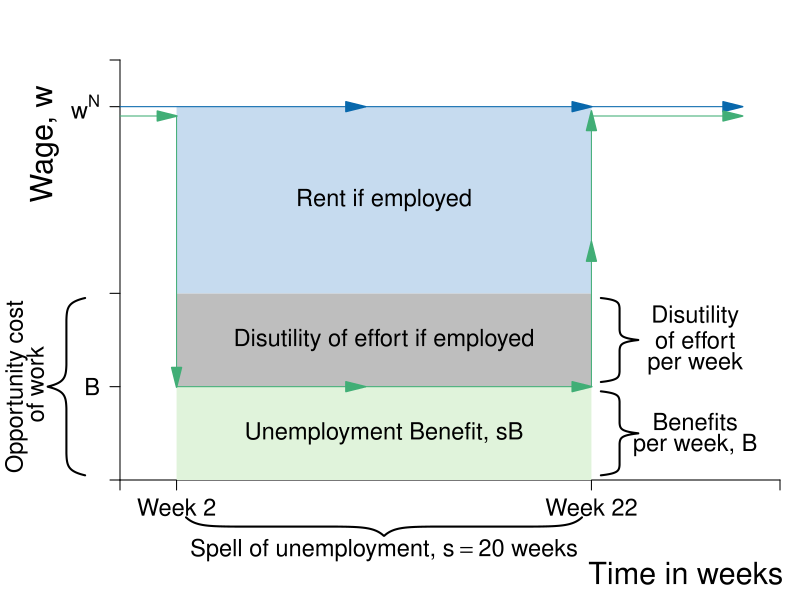

Write the R code that produced this figure.
#Graph Designer: Simon Halliday
#Authors: Bowles, Foley and Halliday
#Title: Coordination, Conflict and Competition: A Text in Microeconomics

library(shape)
library(extrafont)
library(pBrackets)
pdf(file = "employment/employment_rents_newstart.pdf", width = 8, height = 6)

#Set parameters for graphics
axislabelsize <- 1.8
labelsize <- 1.4
namesize <- 1.8
annotatesize <- 1.5
graphlinewidth <- 2
segmentlinewidth <- 1.5

COL <- c("#7fc97f", "#beaed4", "#fdc086", "#ffff99", "#386cb0", "#f0027f", "#bf5b17", "#666666")
COLA <- c("#e0f3db", "#99d8c9","#66c2a4","#41ae76", "#238b45", "#005824")
COLB <- c("#c6dbef", "#4eb3d3", "#2b8cbe", "#0868ac","#084081")
grays <- gray.colors(25, start = 1, end = 0)

#Edited the margins to cater for the larger LHS labels
par(mar =  c(6, 6, 1, 1))

PCFn <- function(delta, mu = 0.5) {
  delta/mu
}

isoreturnFn <- function(delta, pi = 0.125) {
  1 - (pi)/delta
}

xlims <- c(0, 0.7)
ylims <- c(0, 0.9)

plot(0, 0, xlim = xlims, ylim = ylims, type = "n",
     xlab = expression(paste("")),
     ylab = expression(paste("")), 
     xaxt = "n", 
     yaxt = "n", 
     cex.lab = axislabelsize, 
     bty = "n", 
     xaxs="i", 
     yaxs="i"
)


# ticksy <- seq(from = 0, to = ylims[2], by = 1)
# ylabels <- seq(from = 0, to = ylims[2], by = 1)
#ticksx <- seq(from = 0, to = xlims[2], by = 1)
# xlabels <- seq(from = 0, to = xlims[2], by = 1)
ticksy <- c(ylims[1], 0.2, 0.4, 0.8, ylims[2])
ylabels <- c(NA, expression(paste(B)), NA, expression(paste(w^N)), NA)
ticksx <- c(xlims[1], 0.06, 0.5, xlims[2])
xlabels <- c(NA, expression("Week 2"), expression("Week 22"), NA)

axis(1, at = ticksx, pos = 0, labels = xlabels, ticks = FALSE, cex.axis = labelsize)
axis(2, at = ticksy, pos = 0, labels = ylabels, las = 1, cex.axis = labelsize)

Arrows(0, 0, xlims[2], 0, col = "black", lty = 1, col = COLB[4] , arr.xpd = TRUE, arr.type = "triangle", arr.lwd = segmentlinewidth)

npts <- 500 
xx1 <- seq(xlims[1], xlims[2], length.out = npts)
xx2 <- seq(0, xlims[2], length.out = npts)
xx3 <- seq(1.5, 2.5, length.out = npts)
xx4 <- seq(3, 5, length.out = npts)
xx5 <- seq(7, 9, length.out = npts)

#Draw the polygon for feasibility
xpoly1 <- c(0.06, 0.5, 0.5, 0.06, 0.06)
ypoly1 <- c(0, 0, 0.2, 0.2, 0)
polygon(x = xpoly1, y = ypoly1, col=COLA[1], density=NULL, border = NA)

xpoly2 <- c(0.06, 0.5, 0.5, 0.06, 0.06)
ypoly2 <- c(0.2, 0.2, 0.4, 0.4, 0.2)
polygon(x = xpoly2, y = ypoly2, col="gray", density=NULL, border = NA)

xpoly3 <- c(0.06, 0.5, 0.5, 0.06, 0.06)
ypoly3 <- c(0.4, 0.4, 0.8, 0.8, 0.4)
polygon(x = xpoly3, y = ypoly3, col=COLB[1], density=NULL, border = NA)

#Label the feasible frontier
text(0.28, 0.3, expression("Disutility of effort if employed"), cex = labelsize)
text(0.28, 0.1, expression(paste("Unemployment Benefit, ", s*B)), cex = labelsize)
text(0.28, 0.6, expression("Rent if employed"), cex = labelsize)

#Braces for labels
brackets(x1 = 0.51, y1 = 0.39, x2 = 0.51, y2 = 0.21,  ticks = 0.5, curvature = 0.5, type = 1, 
         col = "black", lwd = 2, lty = 1, xpd = FALSE)

text(0.61, 0.35, expression("Disutility"), cex = labelsize,xpd = TRUE)
text(0.61, 0.30, expression("of effort"), cex = labelsize,xpd = TRUE)
text(0.61, 0.25, expression("per week"), cex = labelsize,xpd = TRUE)
#text(0.62, 0.22, expression("of time"), cex = labelsize,xpd = TRUE)

brackets(x1 = 0.51, y1 = 0.19, x2 = 0.51, y2 = 0.01,  ticks = 0.5, curvature = 0.5, type = 1, 
         col = "black", lwd = 2, lty = 1, xpd = FALSE)

text(0.61, 0.125, expression("Benefits"), cex = labelsize,xpd = TRUE)
text(0.61, 0.075, expression("per week, B"), cex = labelsize,xpd = TRUE)
#text(0.62, 0.04, expression("of time"), cex = labelsize,xpd = TRUE)

#Axis labels
text(0.6, -0.2 , expression(paste("Time in weeks")), xpd = TRUE, cex = axislabelsize) 
text(-0.08, 0.8*(ylims[2]), expression(paste("Wage, ", w)), xpd = TRUE, cex = axislabelsize, srt = 90) 

#Spell of unemployment
brackets(x1 = 0.49, y1 = -0.08, x2 = 0.07, y2 = -0.08,  
         ticks = 0.5, curvature = 0.5, type = 1, 
         col = "black", lwd = 2, lty = 1, xpd = TRUE)

text(0.28, -0.15, expression(paste("Spell of unemployment, ", s == 20, " weeks")), cex = labelsize, xpd = TRUE)

#Arrows for the rents
Arrows(0, 0.8, 0.25, 0.8, lty = 1, col = COLB[4] , arr.type = "triangle", arr.lwd = segmentlinewidth)
Arrows(0.26, 0.8, 0.49, 0.8, lty = 1, col = COLB[4] , arr.type = "triangle", arr.lwd = segmentlinewidth)
Arrows(0.5, 0.8, 0.65, 0.8, lty = 1, col = COLB[4] , arr.type = "triangle", arr.lwd = segmentlinewidth)

Arrows(0, 0.78, 0.05, 0.78, lty = 1, col = COLA[4] , arr.type = "triangle", arr.lwd = segmentlinewidth)
Arrows(0.06, 0.78, 0.06, 0.22, lty = 1, col = COLA[4] , arr.type = "triangle", arr.lwd = segmentlinewidth)

Arrows(0.06, 0.2, 0.25, 0.2, lty = 1, col = COLA[4] , arr.type = "triangle", arr.lwd = segmentlinewidth)
Arrows(0.26, 0.2, 0.49, 0.2, lty = 1, col = COLA[4] , arr.type = "triangle", arr.lwd = segmentlinewidth)
Arrows(0.5, 0.2, 0.5, 0.49, lty = 1, col = COLA[4] , arr.type = "triangle", arr.lwd = segmentlinewidth)
Arrows(0.5, 0.5, 0.5, 0.77, lty = 1, col = COLA[4] , arr.type = "triangle", arr.lwd = segmentlinewidth)
Arrows(0.5, 0.78, 0.65, 0.78, lty = 1, col = COLA[4] , arr.type = "triangle", arr.lwd = segmentlinewidth)


#brackets(x1 = 0.68, y1 = 0.79, x2 = 0.68, y2 = 0.21,  ticks = 0.5, curvature = 0.5, type = 1, 
#         col = "black", lwd = 2, lty = 1, xpd = FALSE)

#text(0.79, 0.53, expression(paste(hat(c), ", cost of")), cex = labelsize,xpd = TRUE)
#text(0.79, 0.47, expression(paste("job loss")), cex = labelsize, xpd = TRUE)


brackets(x1 = -0.037, y1 = 0.01, x2 = -0.037, y2 = 0.39,  ticks = 0.5, curvature = 0.5, type = 1, 
         col = "black", lwd = 2, lty = 1, xpd = TRUE)
text(-0.11, 0.2, expression(paste("Opportunity cost")), xpd = TRUE, cex = labelsize, srt = 90) 
text(-0.09, 0.205, expression(paste("of work")), xpd = TRUE, cex = labelsize, srt = 90) 


# brackets(x1 = 0.63, y1 = 0.39, x2 = 0.63, y2 = 0.01,  ticks = 0.5, curvature = 0.5, type = 1, 
#          col = "black", lwd = 2, lty = 1, xpd = FALSE)
# 
# text(0.72, 0.24, expression(paste("opportunity")), cex = labelsize)
# text(0.72, 0.2, expression(paste("cost of")), cex = labelsize)
# text(0.72, 0.15, expression(paste("working")), cex = labelsize)


dev.off()
